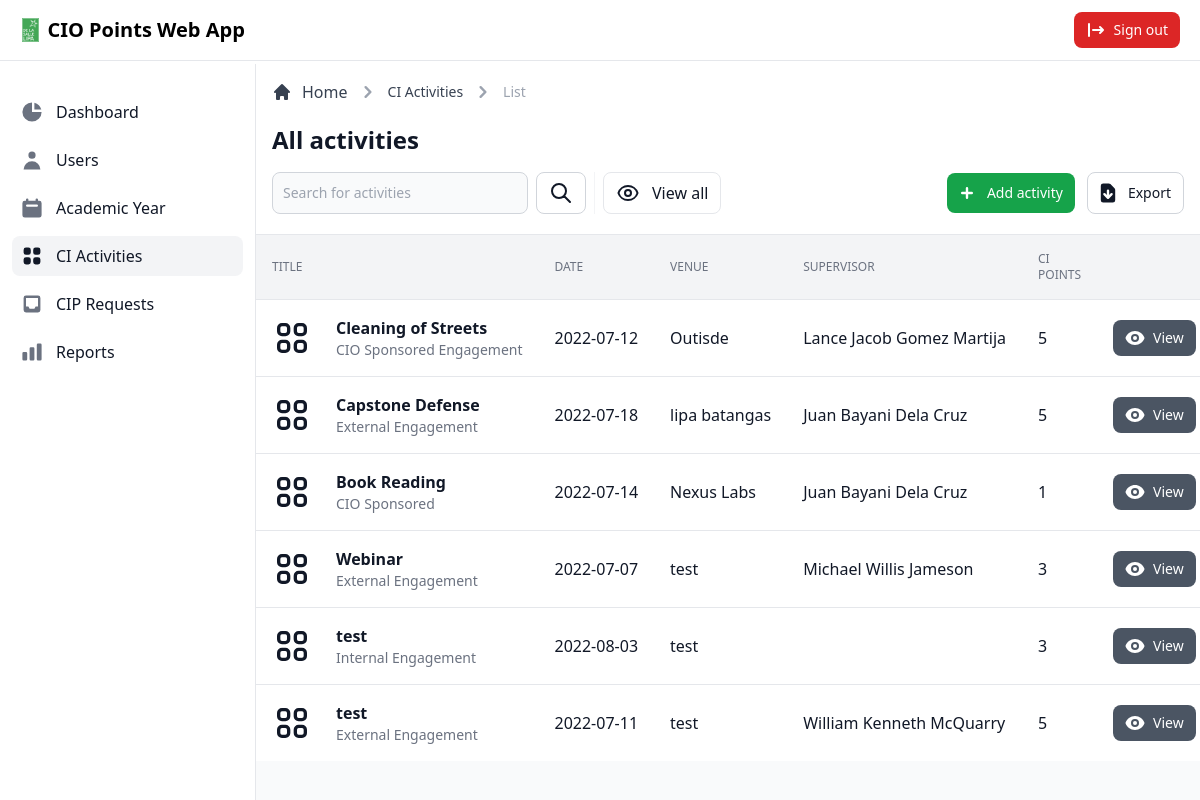
/admin/view/ciactivities.php (signed in), run on the app's committed database.
### tables this page shows
CREATE TABLE `ci_activity` (
  `activity_id` int(11) NOT NULL,
  `title` varchar(255) NOT NULL,
  `date` date NOT NULL,
  `venue` varchar(255) NOT NULL,
  `department` varchar(255) NOT NULL,
  `division` varchar(255) NOT NULL,
  `description` varchar(255) NOT NULL,
  `type` varchar(255) NOT NULL,
  `duration` int(11) NOT NULL,
  `user_id` int(11) DEFAULT NULL,
  `ci_points` int(11) NOT NULL,
  `ay_id` int(11) DEFAULT NULL,
  `semester` varchar(255) NOT NULL,
  `date_created` timestamp NOT NULL DEFAULT current_timestamp(),
  `date_updated` timestamp NOT NULL DEFAULT current_timestamp() ON UPDATE current_timestamp()
);

CREATE TABLE `user` (
  `user_id` int(11) NOT NULL,
  `first_name` varchar(255) NOT NULL,
  `middle_name` varchar(255) NOT NULL,
  `last_name` varchar(255) NOT NULL,
  `address` varchar(255) NOT NULL,
  `email` varchar(255) NOT NULL,
  `password` varchar(255) NOT NULL,
  `contact_number` varchar(255) NOT NULL,
  `department` varchar(255) NOT NULL,
  `division` varchar(255) NOT NULL,
  `status` varchar(255) NOT NULL,
  `type` varchar(255) NOT NULL,
  `date_created` timestamp NOT NULL DEFAULT current_timestamp(),
  `date_updated` timestamp NOT NULL DEFAULT current_timestamp() ON UPDATE current_timestamp()
);

### admin/view/ciactivities.php (called while the page is built, shortened)
<?php
$data = [
    'title' => 'CI Activities',
    'dir' => '../../',
    'modal' => 'ciactivitiesmodal'
];
include_once '../database/database.php';
class DisplayActivity extends Dbh
{
    public function getActivity()
    {
        $sql = 'SELECT DISTINCT ci.activity_id, ci.title, ci.date, ci.venue, ci.department, ci.division, ci.description, ci.type, ci.duration, ci.ci_points, ci.semester, ay.ay_id, ay.year, u.user_id, u.first_name, u.middle_name, u.last_name FROM ci_activity ci LEFT JOIN user u ON ci.user_id = u.user_id LEFT JOIN academic_year ay ON ci.ay_id = ay.ay_id;';
        $stmt = $this->connect()->prepare($sql);
        if (!$stmt->execute()) {
            $stmt = null;
            exit;
        }
        $result = $stmt->fetchAll(PDO::FETCH_ASSOC);
        return $result;
    }
}
$display = new DisplayActivity();
$records = $display->getActivity();
include_once '../layouts/header.php';
include_once '../layouts/navbar.php';
include_once '../layouts/sidebar.php';
include_once '../pages/ciactivity/main.php';
include_once '../layouts/footer.php';

### admin/database/database.php (called while the page is built)
<?php
class Dbh
{
  private $hostname = 'localhost';
  private $username = 'root';
  private $password = '';
  private $dbname = 'dbciopointswebapp';
  public function connect()
  {
    try {
      $dbh = new PDO('mysql:host=' . $this->hostname . ';dbname=' . $this->dbname, $this->username, $this->password);
      return $dbh;
    } catch (PDOException $e) {
      print "Error!: " . $e->getMessage() . "<br>";
      die();
    }
  }
}

### admin/pages/ciactivity/tabledata.php (the view, shortened to what this page needs)
<div class="flex flex-col">
  <div class="overflow-x-auto">
    <div class="inline-block min-w-full align-middle">
      <div class="overflow-hidden shadow">
        <table class="min-w-full divide-y divide-gray-200 table-fixed">
          <thead class="bg-gray-100">
            <tr>
              <th scope="col" class="p-4 text-xs font-medium text-left text-gray-500 uppercase">
                Title
              </th>
              <th scope="col" class="p-4 text-xs font-medium text-left text-gray-500 uppercase">
                Date
              </th>
              <th scope="col" class="p-4 text-xs font-medium text-left text-gray-500 uppercase">
                Venue
              </th>
              <th scope="col" class="p-4 text-xs font-medium text-left text-gray-500 uppercase">
                Supervisor
              </th>
              <th scope="col" class="p-4 text-xs font-medium text-left text-gray-500 uppercase">
                CI Points
              </th>
              <th scope="col" class="p-4">
              </th>
            </tr>
          </thead>
          <tbody class="bg-white divide-y divide-gray-200">
            <?php foreach ($records as $data) { ?>
              <tr class="hover:bg-gray-100">
                <td class="flex items-center p-4 mr-12 space-x-6 whitespace-nowrap lg:mr-0">
                  <div class="text-sm font-normal text-gray-500">
                    <div class="text-base font-semibold text-gray-900"><?= $data['title']; ?></div>
                    <div class="text-sm font-normal text-gray-500"><?= $data['type'] ?></div>
                  </div>
                </td>
                <td class="p-4 text-base font-medium text-gray-900 whitespace-nowrap"><?= $data['date']; ?></td>
                <td class="p-4 text-base font-medium text-gray-900 whitespace-nowrap"><?= $data['venue']; ?></td>
                <td class="p-4 text-base font-medium text-gray-900 whitespace-nowrap"><?= $data['first_name'] . ' ' . $data['middle_name'] . ' ' . $data['last_name']; ?></td>
                <td class="p-4 text-base font-normal text-gray-900 whitespace-nowrap"><?= $data['ci_points'] ?></td>
                <td class="p-4 space-x-2 whitespace-nowrap">
                  <button type="button" data-view-button data-title="<?= $data['title']; ?>" data-date="<?= $data['date']; ?>" data-venue="<?= $data['venue']; ?>" data-department="<?= $data['department']; ?>" data-division="<?= $data['division']; ?>" data-description="<?= $data['description']; ?>" data-type="<?= $data['type']; ?>" data-duration="<?= $data['duration']; ?>" data-cipoints="<?= $data['ci_points']; ?>" data-year="<?= $data['year']; ?>" data-semester="<?= $data['semester']; ?>" data-supervisor="<?= $data['first_name'] . ' ' . $data['middle_name'] . ' ' . $data['last_name']; ?>" class="inline-flex items-center px-3 py-2 text-sm font-medium text-center text-white bg-gray-600 rounded-lg hover:bg-gray-700 focus:ring-4 focus:ring-gray-200">
                    View
                  </button>
                </td>
              </tr>
            <?php } ?>
          </tbody>
        </table>
      </div>
    </div>
  </div>
</div>

### src/css/style.css (style rules this page uses)
*,:after,:before { box-sizing:border-box;border:0 solid #e5e7eb }
:after,:before { --tw-content:"" }
html { line-height:1.5;-webkit-text-size-adjust:100%;-moz-tab-size:4;-o-tab-size:4;tab-size:4;font-family:ui-sans-serif,system-ui,-apple-system,BlinkMacSystemFont,Segoe UI,Roboto,Helvetica Neue,Arial,Noto Sans,sans-serif,Apple Color Emoji,Segoe UI Emoji,Segoe UI Symbol,Noto Color Emoji }
body { margin:0;line-height:inherit }
table { text-indent:0;border-color:inherit;border-collapse:collapse }
button,input,optgroup,select,textarea { font-family:inherit;font-size:100%;font-weight:inherit;line-height:inherit;color:inherit;margin:0;padding:0 }
button,select { text-transform:none }
[type=button],[type=reset],[type=submit],button { -webkit-appearance:button;background-color:initial;background-image:none }
[role=button],button { cursor:pointer }
audio,canvas,embed,iframe,img,object,svg,video { display:block;vertical-align:middle }
*,:after,:before { --tw-border-spacing-x:0;--tw-border-spacing-y:0;--tw-translate-x:0;--tw-translate-y:0;--tw-rotate:0;--tw-skew-x:0;--tw-skew-y:0;--tw-scale-x:1;--tw-scale-y:1;--tw-pan-x: ;--tw-pan-y: ;--tw-pinch-zoom: ;--tw-scroll-snap-strictness:proximity;--tw-ordinal: ;--tw-slashed-zero: ;--tw-numeric-figure: ;--tw-numeric-spacing: ;--tw-numeric-fraction: ;--tw-ring-inset: ;--tw-ring-offset-width:0px;--tw-ring-offset-color:#fff;--tw-ring-color:#3b82f680;--tw-ring-offset-shadow:0 0 #0000;--tw-ring-shadow:0 0 #0000;--tw-shadow:0 0 #0000;--tw-shadow-colored:0 0 #0000;--tw-blur: ;--tw-brightness: ;--tw-contrast: ;--tw-grayscale: ;--tw-hue-rotate: ;--tw-invert: ;--tw-saturate: ;--tw-sepia: ;--tw-drop-shadow: ;--tw-backdrop-blur: ;--tw-backdrop-brightness: ;--tw-backdrop-contrast: ;--tw-backdrop-grayscale: ;--tw-backdrop-hue-rotate: ;--tw-backdrop-invert: ;--tw-backdrop-opacity: ;--tw-backdrop-saturate: ;--tw-backdrop-sepia: }
.mr-2 { margin-right:.5rem }
.mr-12 { margin-right:3rem }
.inline-block { display:inline-block }
.flex { display:flex }
.inline-flex { display:inline-flex }
.h-5 { height:1.25rem }
.h-10 { height:2.5rem }
.w-5 { width:1.25rem }
.w-10 { width:2.5rem }
.min-w-full { min-width:100% }
.table-fixed { table-layout:fixed }
.flex-col { flex-direction:column }
.items-center { align-items:center }
.space-x-6>:not([hidden])~:not([hidden]) { --tw-space-x-reverse:0;margin-right:calc(1.5rem*var(--tw-space-x-reverse));margin-left:calc(1.5rem*(1 - var(--tw-space-x-reverse))) }
.divide-y>:not([hidden])~:not([hidden]) { --tw-divide-y-reverse:0;border-top-width:calc(1px*(1 - var(--tw-divide-y-reverse)));border-bottom-width:calc(1px*var(--tw-divide-y-reverse)) }
.divide-gray-200>:not([hidden])~:not([hidden]) { --tw-divide-opacity:1;border-color:rgb(229 231 235/var(--tw-divide-opacity)) }
.overflow-hidden { overflow:hidden }
.overflow-x-auto { overflow-x:auto }
.truncate,.whitespace-nowrap { white-space:nowrap }
.rounded-lg { border-radius:.5rem }
.bg-gray-50 { --tw-bg-opacity:1;background-color:rgb(249 250 251/var(--tw-bg-opacity)) }
.bg-white { --tw-bg-opacity:1;background-color:rgb(255 255 255/var(--tw-bg-opacity)) }
.bg-gray-100 { --tw-bg-opacity:1;background-color:rgb(243 244 246/var(--tw-bg-opacity)) }
.bg-gray-600 { --tw-bg-opacity:1;background-color:rgb(75 85 99/var(--tw-bg-opacity)) }
.p-4 { padding:1rem }
.py-2 { padding-top:.5rem;padding-bottom:.5rem }
.px-3 { padding-left:.75rem;padding-right:.75rem }
.text-left { text-align:left }
.text-center { text-align:center }
.align-middle { vertical-align:middle }
.text-sm { font-size:.875rem;line-height:1.25rem }
.text-base { font-size:1rem;line-height:1.5rem }
.text-xs { font-size:.75rem;line-height:1rem }
.font-semibold { font-weight:600 }
.font-medium { font-weight:500 }
.font-normal { font-weight:400 }
.uppercase { text-transform:uppercase }
.text-white { --tw-text-opacity:1;color:rgb(255 255 255/var(--tw-text-opacity)) }
.text-gray-500 { --tw-text-opacity:1;color:rgb(107 114 128/var(--tw-text-opacity)) }
.text-gray-900 { --tw-text-opacity:1;color:rgb(17 24 39/var(--tw-text-opacity)) }
.shadow { --tw-shadow:0 1px 3px 0 #0000001a,0 1px 2px -1px #0000001a;--tw-shadow-colored:0 1px 3px 0 var(--tw-shadow-color),0 1px 2px -1px var(--tw-shadow-color);box-shadow:var(--tw-ring-offset-shadow,0 0 #0000),var(--tw-ring-shadow,0 0 #0000),var(--tw-shadow) }
@media (min-width:1024px) { .lg\:mr-0 { margin-right:0 } }

### data on the page
ci_activity: title "Cleaning of Streets", type "CIO Sponsored Engagement", date "2022-07-12", venue "Outisde", user.first_name "Lance Jacob", user.middle_name "Gomez", user.last_name "Martija", ci_points "5"
ci_activity: title "Capstone Defense", type "External Engagement", date "2022-07-18", venue "lipa batangas", user.first_name "Juan", user.middle_name "Bayani", user.last_name "Dela Cruz", ci_points "5"
ci_activity: title "Book Reading", type "CIO Sponsored", date "2022-07-14", venue "Nexus Labs", user.first_name "Juan", user.middle_name "Bayani", user.last_name "Dela Cruz", ci_points "1"
ci_activity: title "Webinar", type "External Engagement", date "2022-07-07", venue "test", user.first_name "Michael", user.middle_name "Willis", user.last_name "Jameson", ci_points "3"
ci_activity: title "test", type "Internal Engagement", date "2022-08-03", venue "test", ci_points "3"
ci_activity: title "test", type "External Engagement", date "2022-07-11", venue "test", user.first_name "William", user.middle_name "Kenneth", user.last_name "McQuarry", ci_points "5"
